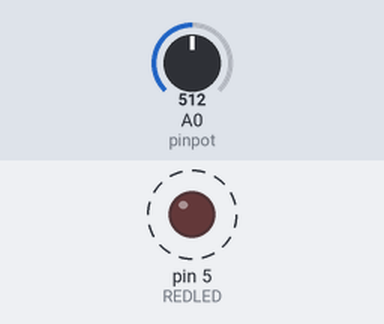
Bench run of a sketch on a simulated Arduino Uno, built with avr-gcc and run on an emulated ATmega328P. On the bench: output pins drawn as LEDs (lit = HIGH). Dashed ring = blinking. Inputs (shaded band) come from the test bench; at power-on: A0 (pinpot) = 512.

Above: at 1.8 s.
1.9 s: A0 (pinpot) set to 0
At 3.3 s:
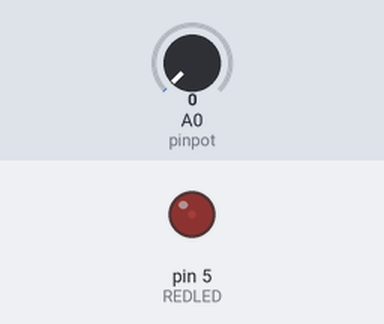
3.6 s: A0 (pinpot) set to 122
At 3.9 s:
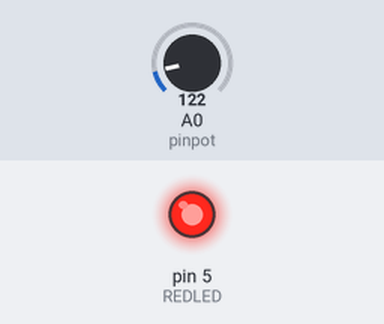
Timing chart, 0 to 13.1 s (numbered marks = the images above; inputs shaded):
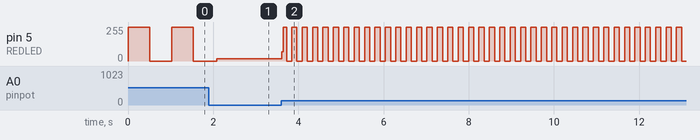

The sketch:

blink_with_potentiometer.ino
```cpp
int REDLED=5;
int pinpot=A0;
int inputValue=0;


void setup() {
  pinMode(REDLED,OUTPUT);
  pinMode(pinpot,INPUT);

}

void loop() {
  inputValue=analogRead(pinpot);
  digitalWrite(REDLED,HIGH);
  delay(inputValue);

  digitalWrite(REDLED,LOW);
  delay(inputValue);

}
```

Measured:
- after the input at 3.6 s, pin 5 (REDLED): 18/255 → 69/255 at once, then moves between 0/255 and 255/255, repeating every 0.24 s
- by itself, pin 5 (REDLED): alternates 255/255 for 0.51 s and 0/255 for 0.51 s
